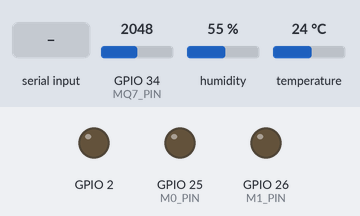
Simulated run of this sketch. Board: ESP32. Parts: output pins drawn as LEDs (lit = HIGH). Inputs (shaded band) come from the test bench; at power-on: GPIO 34 (MQ7_PIN) = 2048, humidity 55 %, temperature 24 °C. What the sketch prints to the serial monitor is not drawn.

Above: at 1.2 s.
1.3 s: "2on\n" received over the second serial link
At 3.3 s:
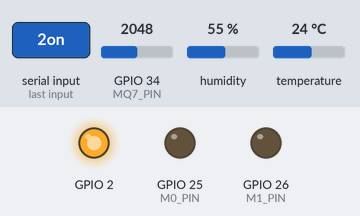
8.1 s: "2off\n" received over the second serial link
At 10.2 s:
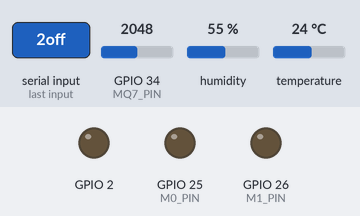
Timing chart, 0 to 11.7 s (numbered marks = the images above; inputs shaded):
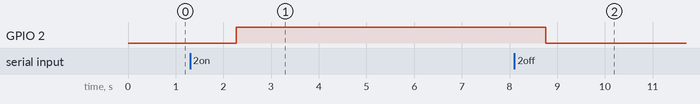

Measured:
- after the input at 1.3 s, GPIO 2: LOW → HIGH after 0.97 s
- after the input at 8.1 s, GPIO 2: HIGH → LOW after 0.66 s

The sketch:

GUI_MQ7_DHT22.ino
```cpp
#include <HardwareSerial.h>
#include <DHT.h>

HardwareSerial LoRa(2);
HardwareSerial camSerial(1); // UART1
String data = "";
int fireState=0;

#define DHT22_PIN 13
DHT dht22(DHT22_PIN, DHT22);

#define MQ7_PIN 34
#define RL 10000.0
#define Vc 3.3
#define R0 11000.0
#define NODE_ID "Node_001"


#define TEMP_DELTA 0.5
#define HUMI_DELTA 1.0
#define CO_DELTA   0.5


#define SLEEP_TIME 30e6
#define M0_PIN 25
#define M1_PIN 26

float temperature = 0;
float humidity = 0;
float mq7Value = 0;
float voltage = 0;
float RS = 0;
float ratio = 0;
float CO_ppm = 0;

RTC_DATA_ATTR float lastTemp = -100;
RTC_DATA_ATTR float lastHumi = -100;
RTC_DATA_ATTR float lastCO   = -100;
void configLoRa(){
  digitalWrite(M0_PIN, HIGH);
  digitalWrite(M1_PIN, HIGH);
  delay(100);
  Serial.println("⚙️ Đang cấu hình LoRa E32...");
   byte configData[6] = {
    0xC0, // cấu hình vĩnh viễn, ghi vào flash
    0x00, // Địa chỉ cao = 0
    0x00, // Địa chỉ thấp = 0
    0x1A, // SPED: UART 9600, Air rate = 0.3kbps (tối đa tầm xa)
    0x10, // CHAN = 433 + 0x17 = 446 MHz(dài)
    0x07  // OPTION: 20dBm, Công suất tối đa
  };
  LoRa.write(configData, 6);
  delay(100);
  Serial.println("✅ Đã cấu hình xong LoRa.");

  // Chuyển về chế độ hoạt động
  digitalWrite(M0_PIN, LOW);
  digitalWrite(M1_PIN, LOW);
  delay(100);
}

void setup() {
  Serial.begin(9600);
  pinMode(M0_PIN, OUTPUT);
  pinMode(M1_PIN, OUTPUT);
  digitalWrite(M0_PIN, LOW);
  digitalWrite(M1_PIN, LOW);
  delay(50);
  LoRa.begin(9600, SERIAL_8N1, 16, 17);
  camSerial.begin(9600, SERIAL_8N1, 5, 4); // RX=5, TX=4 cho ESP32-CAM
  dht22.begin();
  pinMode(2,OUTPUT);

  Serial.println("=== LoRa Sender (Forest Fire Node) ===");
}

void readDHT22() {
  humidity  = dht22.readHumidity();
  temperature = dht22.readTemperature();

  if (isnan(humidity) || isnan(temperature)) {
    Serial.println("❌ Lỗi đọc DHT22!");
  } else {
    Serial.println("🌡 Nhiệt độ: " + String(temperature) + " °C");
    Serial.println("💧 Độ ẩm   : " + String(humidity) + " %");
  }
}
void readMQ7() {
  mq7Value = analogRead(MQ7_PIN);
  voltage = mq7Value * (Vc / 4095.0);
  RS = RL * ((Vc - voltage) / voltage);
  ratio = RS / R0;
  CO_ppm = 99.042 * pow(ratio, -1.518);

  Serial.print("🛑 CO: ");
  Serial.print(CO_ppm, 1);
  Serial.println(" ppm");
}
void readCam(){
    while (camSerial.available()) {
    char c = camSerial.read();
    if (c == '\n') {
      data.trim();
      if (data == "true") {
        fireState=1;
        Serial.print("Trang thai lua: ");Serial.println(fireState);

      } else if (data == "false") {
        fireState=0;
        Serial.print("Trang thai lua: ");Serial.println(fireState);
      }
      data = "";
    } else {
      data += c;
    }
  }
}
bool shouldSendData() {
  return (fabs(temperature - lastTemp) >= TEMP_DELTA) ||
         (fabs(humidity - lastHumi) >= HUMI_DELTA) ||
         (fabs(CO_ppm - lastCO) >= CO_DELTA) ||
         (fireState == 1);
}
void readLoRa() {
  if (LoRa.available()) {
    String msg = LoRa.readStringUntil('\n');
    msg.trim();
    if(String(msg)=="2on"){
      Serial.println(msg);
      digitalWrite(2,HIGH);
    }
    else if(String(msg)=="2off"){
      digitalWrite(2,LOW);
      Serial.println(msg);
    }
    else if(String(msg)=="3on"){
      camSerial.println("3on");
      Serial.println(msg);
    }
    else if(String(msg)=="3off"){
      camSerial.println("3off");
      Serial.println(msg);
    }
  }
}

void loop() {
  Serial.println("---📡 Chu kỳ đo mới---");
  Serial.println("ID: " + String(NODE_ID));

  readLoRa();
  readDHT22();
  readMQ7();
  readCam();

  if (shouldSendData()) {
    String payload = "{";
    payload += "\"id\":\"" + String(NODE_ID) + "\",";
    payload += "\"humidity\":" + String(humidity, 1) + ",";
    payload += "\"temperature\":" + String(temperature, 1) + ",";
    payload += "\"CO\":" + String(CO_ppm, 1) + ",";
    payload += "\"fireState\":" + String(fireState);
    payload += "}";


    LoRa.println(payload);

    Serial.println("📤 Gửi dữ liệu LoRa:");
    Serial.println(payload);

    lastTemp = temperature;
    lastHumi = humidity;
    lastCO = CO_ppm;

  } else {
    Serial.println("📭 Không có thay đổi đáng kể, bỏ qua gửi để tiết kiệm năng lượng.");
  }

  //Serial.println("💤 ESP32 ngủ tiết kiệm năng lượng 30 giây...");
  delay(2000);
  //esp_sleep_enable_timer_wakeup(SLEEP_TIME);
  //esp_deep_sleep_start();
}
```
